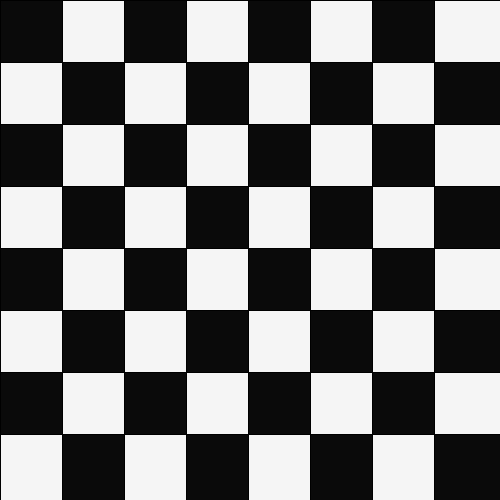
Frame 1 (no input)
Frame 2 (the mouse pressed at the canvas centre, redrawn once): identical to frame 1, image omitted

The Processing sketch that drew this single still picture (run headless with seeded random() and noise(); the mouse was pressed at the canvas centre and the sketch redrawn once):

// Processing sketch: draft
// ── draft.pde
final int WIDTH = 500;
final int HEIGHT = 500;
final int BLOCKX = WIDTH / 8;
final int BLOCKY = HEIGHT / 8;
int white = 0;
int black = 255;
 

 public void settings() {
  size(500, 500);
}
void setup() {
  noLoop(); 
}
 
void draw() {
  for (int i = 0; i < 8; i ++) {
    for (int j = 0; j < 8; j ++) {
      if ((i + j + 1) % 2 == 0) {
        fill(black-10); // white
      } else {
        fill(white+10); // black
      }
      rect(i * BLOCKX, j * BLOCKY, (i + 1) * BLOCKX, (j + 1) * BLOCKY);     
    } 
  }
}
